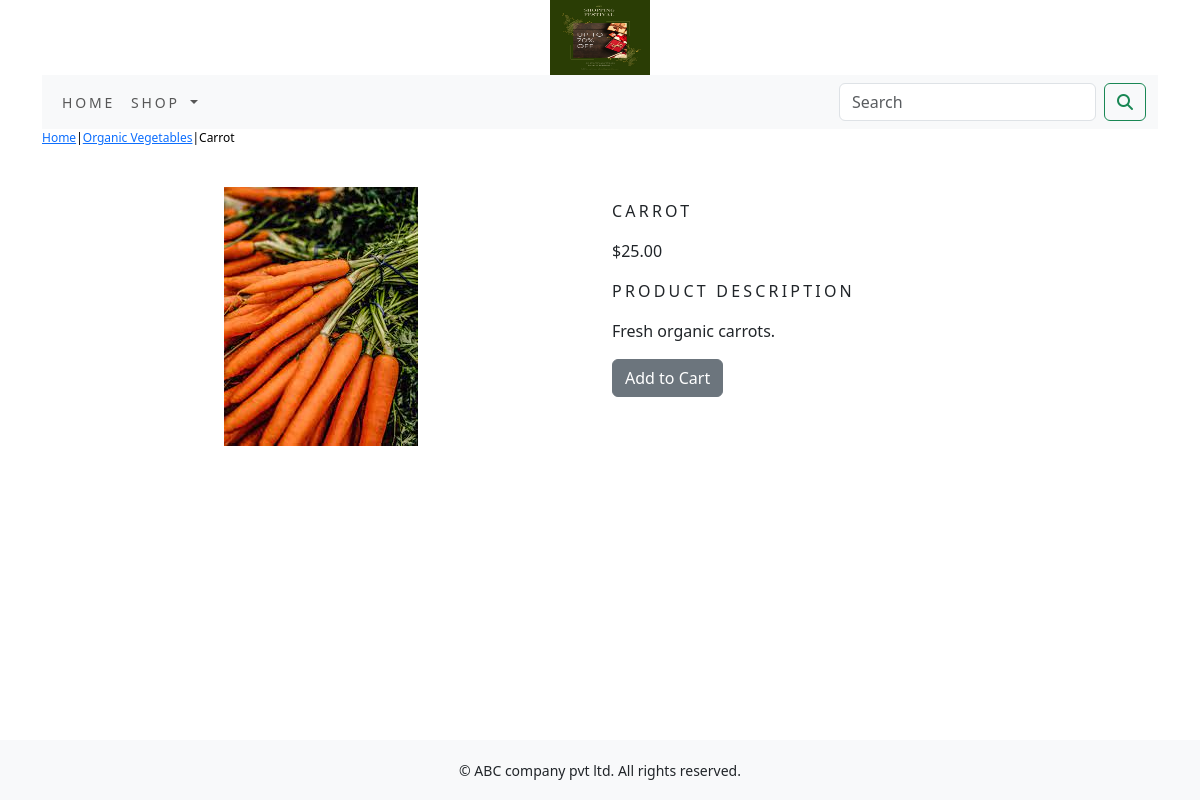
Page /shop/organic-vegetables/carrot/ on the committed database.
### shop/models.py (models this page shows, shortened)
class Product(models.Model):
    name = models.CharField(max_length=250, unique=True)
    slug = models.SlugField(max_length=250, unique=True)
    description = models.TextField(blank=True)
    price=models.DecimalField(max_digits=10,decimal_places=2)
    category=models.ForeignKey(Category,on_delete=models.CASCADE)
    image = models.ImageField(upload_to='product', blank=True)
    stock=models.IntegerField()
    available=models.BooleanField(default=True)
    created=models.DateTimeField(auto_now_add=True)
    updated=models.DateTimeField(auto_now=True)
    class Meta:
        ordering = ('name',)
        verbose_name = 'product'
        verbose_name_plural = 'products'

class Category(models.Model):
    name=models.CharField(max_length=250,unique=True)
    slug=models.SlugField(max_length=250,unique=True)
    description=models.TextField(blank=True)
    image=models.ImageField(upload_to='category',blank=True)
    class Meta:
        ordering=('name',)
        verbose_name='category'
        verbose_name_plural='categories'
    def get_url(self):
        return reverse('shop:products_by_category',args=[self.slug])
    def __str__(self):
        return '{}'.format(self.name)

### shop/views.py (the view)
# urls.py: path('<slug:c_slug>/<slug:product_slug>/',views.proDetail,name='prodCatdetail'),
def proDetail(request,c_slug,product_slug):
    try:
        product=Product.objects.get(category__slug=c_slug,slug=product_slug)
    except Exception as e:
        raise e
    return render(request,'product.html',{'product':product})

### cart/context_processors.py (called while the page is built)
def counter(request):
    item_count=0
    if 'admin' in request.path:
        return {}
    else:
        try:
            cart=Cart.objects.filter(cart_id=_cart_id(request))
            cart_items=CartItem.objects.all().filter(cart=cart[:1])
            for cart_item in cart_items:
                item_count += cart_item.quantity
        except Cart.DoesNotExist:
            item_count=0
    return dict(item_count=item_count)

### cart/views.py (called while the page is built)
def _cart_id(request):
    cart=request.session.session_key
    if not cart:
        cart=request.session.create()
    return cart

### shop/context_processors.py (called while the page is built)
def menu_links(request):
    links=Category.objects.all()
    return dict(links=links)

### templates/product.html (shortened to what this page needs)
{% extends 'base.html' %}
{% load static %}
{% block content %}
<div class="row my_prod_row_class">
    <div class="mx_auto">
        <p><a href="{% url 'shop:allProdCat' %}">Home</a>|<a href="{{product.category.get_url}}">{{product.category}}</a>|{{product.name}}</p>
    </div>
</div>
<div class="container">
<br>
<div class="row">
    <div class="col-12 col-sm-12 col-md-12 col-lg-6 text-center">
        <div style="min-width:18rem;">
            <img src="{{product.image.url}}" alt="{{product.name}}">
        </div>
    </div>
        <div class="col-12 col-sm-12 col-md-12 col-lg-6">
            <div>
            <h1 class="my_prod_title">{{product.name}}</h1>
            <p>${{product.price}}</p>
            <p class="my_title">Product Description</p>
            <p class="text-justify my_prod_text">{{product.description}}</p>
            {% if product.stock <= 0 %}
            <p class="text-justify my_prod_text"><b>Out of Stock</b></p>
            {% else %}
            <a class="btn btn-secondary" href="{% url 'cart:add_cart' product.id %}">Add to Cart</a>
            {% endif %}
            </div>
        </div>
    </div>
</div>
{% endblock %}

### static/css/custom.css (style rules this page uses)
body { font-family: 'Roboto', sans-serif; }
.my_title { font-size:16px; text-transform:uppercase; letter-spacing:.2em; }
.my_prod_row_class .mx_auto { color:#000; font-size:12px; text-decoration:none; }
.my_prod_title { font-size:16px; text-transform:uppercase; letter-spacing:.2em; padding-top:15px; padding-bottom:10px; }
.my_prod_text { padding-right:20px; }

### rows in the picture
Product: category "Organic Vegetables", name "Carrot", image (picture), name "CARROT", price "25.00", description "Fresh organic carrots."
